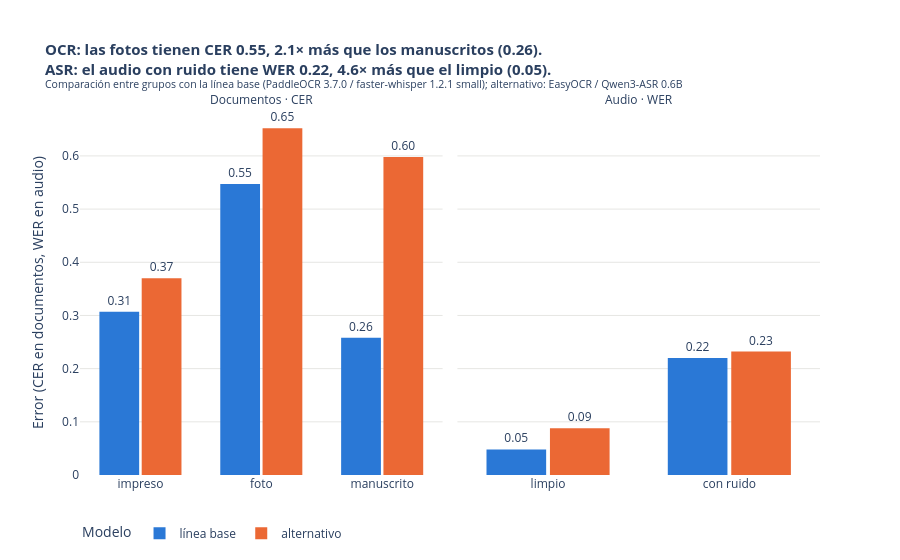

Notebook cell for this chart:
### Markdown cell above
## 3 · ¿Dónde se equivocan más? Error por tipo de documento y condición del audio

Error global de cada grupo (todas sus referencias juntas). Las barras de documentos son CER y las de audio son WER: las dos son proporciones de error (0 = perfecto). El título se calcula con los datos, así que siempre dice lo que muestra el gráfico.

### Code cell
import plotly.express as px

COLORES = {"línea base": "#2a78d6", "alternativo": "#eb6834"}
CORTO = lambda g: "con ruido" if "ruido" in g else "limpio" if "limpio" in g else g
res["grupo_corto"] = res["grupo"].map(CORTO)

por_grupo = pd.DataFrame([
    dict(modalidad=mod, grupo=gr, rol=rol, modelo=modelo, error=round(error_global(g), 3), casos=len(g))
    for (mod, gr, rol, modelo), g in res.groupby(["modalidad", "grupo_corto", "rol", "modelo"], sort=False)
])

def contraste(mod):
    """Grupo más difícil vs más fácil para la línea base."""
    b = por_grupo.query("modalidad == @mod and rol == 'línea base'").sort_values("error")
    return b.iloc[-1], b.iloc[0]

(dd, fd), (da, fa) = contraste("documento"), contraste("audio")
veces = lambda a, b: f"{a / b:.1f}× más" if b > 0 else "frente a 0"
PLURAL = {"impreso": "los impresos", "foto": "las fotos", "manuscrito": "los manuscritos"}
modelos_de = lambda rol: " / ".join(res.loc[res["rol"] == rol, "modelo"].unique())
titulo = (f"<b>OCR: {PLURAL[dd.grupo]} tienen CER {dd.error:.2f}, {veces(dd.error, fd.error)} que {PLURAL[fd.grupo]} ({fd.error:.2f}).<br>"
          f"ASR: el audio {da.grupo} tiene WER {da.error:.2f}, {veces(da.error, fa.error)} que el {fa.grupo} ({fa.error:.2f}).</b><br>"
          f"<sup>Comparación entre grupos con la línea base ({modelos_de('línea base')}); alternativo: {modelos_de('alternativo')}</sup>")

fig = px.bar(por_grupo, x="grupo", y="error", color="rol", barmode="group", facet_col="modalidad",
             text="error", hover_data=["modelo", "casos"], color_discrete_map=COLORES,
             category_orders={"rol": ["línea base", "alternativo"], "modalidad": ["documento", "audio"]},
             labels={"error": "Error (CER en documentos, WER en audio)", "grupo": "", "rol": "Modelo"})
fig.update_xaxes(matches=None)
fig.for_each_annotation(lambda a: a.update(text="Documentos · CER" if "documento" in a.text else "Audio · WER"))
fig.update_traces(texttemplate="%{text:.2f}", textposition="outside", marker_line_width=0, cliponaxis=False)
fig.update_layout(title=dict(text=titulo, font_size=15), template="plotly_white", bargap=0.3, bargroupgap=0.06,
                  margin=dict(t=110), legend=dict(orientation="h", y=-0.12, x=0))
fig.update_yaxes(gridcolor="#e6e6e3", zeroline=False)
utiles.mostrar(fig)

### Figure 1 — Plotly figure (JSON) as saved in the notebook; plotly's stock layout.template omitted (floating-point values rounded to 4 significant figures)
{"data": [{"alignmentgroup": "True", "cliponaxis": false, "customdata": [["PaddleOCR 3.7.0", 4], ["PaddleOCR 3.7.0", 3], ["PaddleOCR 3.7.0", 3]], "hovertemplate": "Modelo=línea base<br>modalidad=documento<br>=%{x}<br>Error (CER en documentos, WER en audio)=%{text}<br>modelo=%{customdata[0]}<br>casos=%{customdata[1]}<extra></extra>", "legendgroup": "línea base", "marker": {"color": "#2a78d6", "line": {"width": 0}, "pattern": {"shape": ""}}, "name": "línea base", "offsetgroup": "línea base", "orientation": "v", "showlegend": true, "text": [0.307, 0.547, 0.258], "textposition": "outside", "texttemplate": "%{text:.2f}", "type": "bar", "x": ["impreso", "foto", "manuscrito"], "xaxis": "x", "y": [0.307, 0.547, 0.258], "yaxis": "y"}, {"alignmentgroup": "True", "cliponaxis": false, "customdata": [["faster-whisper 1.2.1 small", 5], ["faster-whisper 1.2.1 small", 5]], "hovertemplate": "Modelo=línea base<br>modalidad=audio<br>=%{x}<br>Error (CER en documentos, WER en audio)=%{text}<br>modelo=%{customdata[0]}<br>casos=%{customdata[1]}<extra></extra>", "legendgroup": "línea base", "marker": {"color": "#2a78d6", "line": {"width": 0}, "pattern": {"shape": ""}}, "name": "línea base", "offsetgroup": "línea base", "orientation": "v", "showlegend": false, "text": [0.048, 0.22], "textposition": "outside", "texttemplate": "%{text:.2f}", "type": "bar", "x": ["limpio", "con ruido"], "xaxis": "x2", "y": [0.048, 0.22], "yaxis": "y2"}, {"alignmentgroup": "True", "cliponaxis": false, "customdata": [["EasyOCR", 4], ["EasyOCR", 3], ["EasyOCR", 3]], "hovertemplate": "Modelo=alternativo<br>modalidad=documento<br>=%{x}<br>Error (CER en documentos, WER en audio)=%{text}<br>modelo=%{customdata[0]}<br>casos=%{customdata[1]}<extra></extra>", "legendgroup": "alternativo", "marker": {"color": "#eb6834", "line": {"width": 0}, "pattern": {"shape": ""}}, "name": "alternativo", "offsetgroup": "alternativo", "orientation": "v", "showlegend": true, "text": [0.37, 0.652, 0.598], "textposition": "outside", "texttemplate": "%{text:.2f}", "type": "bar", "x": ["impreso", "foto", "manuscrito"], "xaxis": "x", "y": [0.37, 0.652, 0.598], "yaxis": "y"}, {"alignmentgroup": "True", "cliponaxis": false, "customdata": [["Qwen3-ASR 0.6B", 5], ["Qwen3-ASR 0.6B", 5]], "hovertemplate": "Modelo=alternativo<br>modalidad=audio<br>=%{x}<br>Error (CER en documentos, WER en audio)=%{text}<br>modelo=%{customdata[0]}<br>casos=%{customdata[1]}<extra></extra>", "legendgroup": "alternativo", "marker": {"color": "#eb6834", "line": {"width": 0}, "pattern": {"shape": ""}}, "name": "alternativo", "offsetgroup": "alternativo", "orientation": "v", "showlegend": false, "text": [0.088, 0.232], "textposition": "outside", "texttemplate": "%{text:.2f}", "type": "bar", "x": ["limpio", "con ruido"], "xaxis": "x2", "y": [0.088, 0.232], "yaxis": "y2"}], "layout": {"annotations": [{"font": {}, "showarrow": false, "text": "Documentos · CER", "x": 0.245, "xanchor": "center", "xref": "paper", "y": 1.0, "yanchor": "bottom", "yref": "paper"}, {"font": {}, "showarrow": false, "text": "Audio · WER", "x": 0.755, "xanchor": "center", "xref": "paper", "y": 1.0, "yanchor": "bottom", "yref": "paper"}], "bargap": 0.3, "bargroupgap": 0.06, "barmode": "group", "legend": {"orientation": "h", "title": {"text": "Modelo"}, "tracegroupgap": 0, "x": 0, "y": -0.12}, "margin": {"t": 110}, "title": {"font": {"size": 15}, "text": "<b>OCR: las fotos tienen CER 0.55, 2.1× más que los manuscritos (0.26).<br>ASR: el audio con ruido tiene WER 0.22, 4.6× más que el limpio (0.05).</b><br><sup>Comparación entre grupos con la línea base (PaddleOCR 3.7.0 / faster-whisper 1.2.1 small); alternativo: EasyOCR / Qwen3-ASR 0.6B</sup>"}, "xaxis": {"anchor": "y", "domain": [0.0, 0.49], "title": {"text": ""}}, "xaxis2": {"anchor": "y2", "domain": [0.51, 1.0], "title": {"text": ""}}, "yaxis": {"anchor": "x", "domain": [0.0, 1.0], "gridcolor": "#e6e6e3", "title": {"text": "Error (CER en documentos, WER en audio)"}, "zeroline": false}, "yaxis2": {"anchor": "x2", "domain": [0.0, 1.0], "gridcolor": "#e6e6e3", "matches": "y", "showticklabels": false, "zeroline": false}}}
